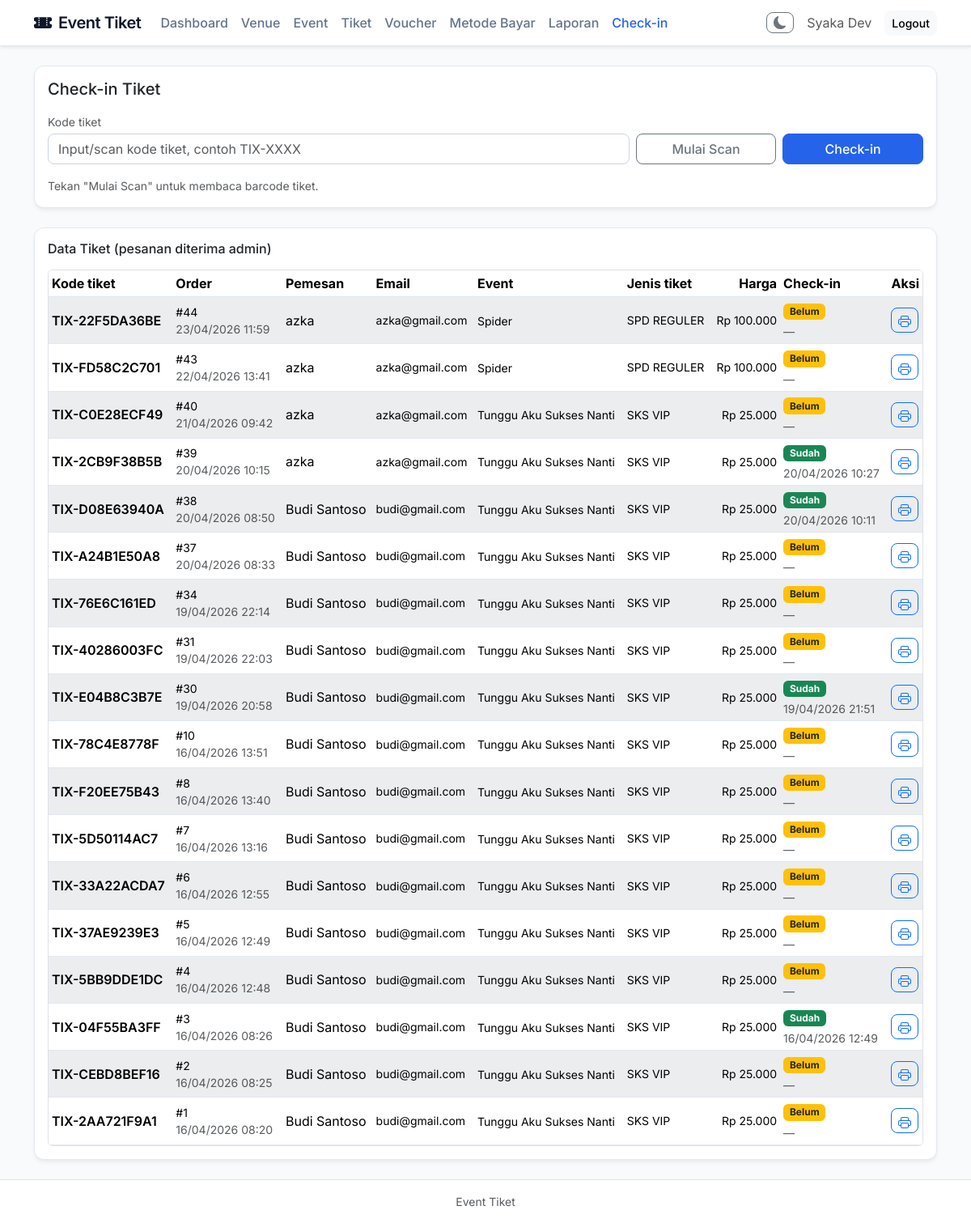
The app's page /index.php?page=checkin (signed in) with its own data.
### tables this page shows
CREATE TABLE `attendee` (
  `id_attendee` int NOT NULL,
  `id_detail` int DEFAULT NULL,
  `kode_tiket` varchar(50) NOT NULL,
  `status_checkin` enum('belum','sudah') DEFAULT 'belum',
  `waktu_checkin` datetime DEFAULT NULL
);

CREATE TABLE `orders` (
  `id_order` int NOT NULL,
  `id_user` int DEFAULT NULL,
  `tanggal_order` datetime DEFAULT CURRENT_TIMESTAMP,
  `total` int NOT NULL,
  `status` enum('pending','paid','cancel') DEFAULT 'pending',
  `id_voucher` int DEFAULT NULL,
  `id_metode` int DEFAULT NULL,
  `bukti_pembayaran` varchar(255) DEFAULT NULL
);

CREATE TABLE `users` (
  `id_user` int NOT NULL,
  `nama` varchar(100) NOT NULL,
  `email` varchar(100) NOT NULL,
  `password` varchar(255) NOT NULL,
  `role` enum('user','petugas','admin') NOT NULL
);

CREATE TABLE `event` (
  `id_event` int NOT NULL,
  `nama_event` varchar(150) NOT NULL,
  `tanggal` date NOT NULL,
  `id_venue` int DEFAULT NULL,
  `gambar` varchar(255) DEFAULT NULL
);

CREATE TABLE `tiket` (
  `id_tiket` int NOT NULL,
  `id_event` int DEFAULT NULL,
  `nama_tiket` varchar(50) NOT NULL,
  `harga` int NOT NULL,
  `kuota` int NOT NULL,
  `maks_per_user` int NOT NULL DEFAULT '5' COMMENT 'Batas maksimal pemesanan tiket per user'
);

### proses/bootstrap.php (called while the page is built, shortened)
<?php
function e(string $value): string
{
    return htmlspecialchars($value, ENT_QUOTES, 'UTF-8');
}

### views/admin/checkin.php (the view, shortened to what this page needs)
<?php
$listStmt = $pdo->prepare("SELECT a.id_attendee, a.kode_tiket, a.status_checkin, a.waktu_checkin,
        u.nama AS nama_user, u.email AS email_user,
        e.nama_event, t.nama_tiket, t.harga,
        o.id_order, o.tanggal_order, o.status AS status_order
    FROM attendee a
    JOIN order_detail od ON od.id_detail = a.id_detail
    JOIN orders o ON o.id_order = od.id_order
    JOIN tiket t ON t.id_tiket = od.id_tiket
    LEFT JOIN users u ON u.id_user = o.id_user
    LEFT JOIN event e ON e.id_event = t.id_event
    WHERE o.status = 'paid'
    ORDER BY a.id_attendee DESC");
$listStmt->execute();
$rows = $listStmt->fetchAll();
?>
<div class="card card-modern mb-4">
    <div class="card-body">
        <h5 class="mb-3">Check-in Tiket</h5>
        <form method="post" action="index.php?action=checkin&page=checkin" class="row g-2 align-items-end">
            <div class="col-12 col-lg-8">
                <label for="ticket_code" class="form-label small text-muted mb-1">Kode tiket</label>
                <input id="ticket_code" name="ticket_code" class="form-control" placeholder="Input/scan kode tiket, contoh TIX-XXXX" required autocomplete="off">
            </div>
            <div class="col-6 col-sm-6 col-lg-2 d-grid">
                <button type="button" id="btnStartScan" class="btn btn-outline-secondary">Mulai Scan</button>
            </div>
            <div class="col-6 col-sm-6 col-lg-2 d-grid">
                <button class="btn btn-primary">Check-in</button>
            </div>
        </form>
        <div class="mt-3">
            <small id="scanInfo" class="text-muted d-block mt-2">Tekan &quot;Mulai Scan&quot; untuk membaca barcode tiket.</small>
        </div>
    </div>
</div>
<div class="card card-modern">
    <div class="card-body">
        <h6 class="mb-3">Data Tiket (pesanan diterima admin)</h6>
        <div class="table-responsive rounded border">
            <table id="table-checkin" class="table table-striped table-hover table-sm align-middle mb-0">
                <thead class="table-light">
                <tr>
                    <th scope="col">Kode tiket</th>
                    <th scope="col" class="d-none d-lg-table-cell">Order</th>
                    <th scope="col">Pemesan</th>
                    <th scope="col" class="d-none d-xl-table-cell">Email</th>
                    <th scope="col">Event</th>
                    <th scope="col" class="d-none d-md-table-cell">Jenis tiket</th>
                    <th scope="col" class="d-none d-lg-table-cell text-end">Harga</th>
                    <th scope="col">Check-in</th>
                    <th scope="col" class="text-end">Aksi</th>
                </tr>
                </thead>
                <tbody>
                <?php foreach ($rows as $r): ?>
                    <tr>
                        <td><span class="fw-semibold"><?= e($r['kode_tiket']) ?></span></td>
                        <td class="d-none d-lg-table-cell small">#<?= (int) $r['id_order'] ?><br><span class="text-muted"><?= e(date('d/m/Y H:i', strtotime((string) $r['tanggal_order']))) ?></span></td>
                        <td>
                            <?= e($r['nama_user']) ?>
                        </td>
                        <td class="d-none d-xl-table-cell small"><?= e($r['email_user']) ?></td>
                        <td><span class="small"><?= e($r['nama_event']) ?></span></td>
                        <td class="d-none d-md-table-cell small"><?= e($r['nama_tiket']) ?></td>
                        <td class="d-none d-lg-table-cell text-end small">Rp <?= number_format((float) $r['harga'], 0, ',', '.') ?></td>
                        <td>
                            <?php if ($r['status_checkin'] === 'sudah'): ?>
                                <span class="badge text-bg-success">Sudah</span>
                            <?php else: ?>
                                <span class="badge text-bg-warning text-dark">Belum</span>
                            <?php endif; ?>
                            <div class="d-xxl-none small text-muted mt-1"><?= $r['waktu_checkin'] ? e(date('d/m/Y H:i', strtotime((string) $r['waktu_checkin']))) : '—' ?></div>
                        </td>
                        <td class="text-center">
                            <a href="index.php?page=cetak_tiket&id=<?= $r['id_attendee'] ?>" target="_blank" class="btn btn-sm btn-outline-primary" title="Cetak Gelang">
                            </a>
                        </td>
                    </tr>
                <?php endforeach; ?>
                </tbody>
            </table>
        </div>
    </div>
</div>
<link rel="stylesheet" href="https://cdn.datatables.net/2.0.5/css/dataTables.bootstrap5.css">

### views/template/header.php (style rules this page uses)
body { background: #f8fafc; color: #334155; font-family: 'Inter', sans-serif; }
.card-modern { background: #ffffff; border: 1px solid #e2e8f0; border-radius: 12px; box-shadow: 0 4px 6px -1px rgba(0, 0, 0, 0.05), 0 2px 4px -1px rgba(0, 0, 0, 0.03); }
.btn { border-radius: 8px; font-weight: 500; }
.btn-primary { background: #2563eb; border-color: #2563eb; }
.table { color: #334155; }
.table td, .table th { border-bottom: 1px solid #e2e8f0; background: #ffffff !important; }
.table-striped>tbody>tr:nth-of-type(odd)>* { background-color: #f8fafc !important; }
input.form-control, select.form-select, textarea.form-control { border: 1px solid #cbd5e1; border-radius: 8px; background: #ffffff; }

### records on screen
attendee: kode_tiket "TIX-22F5DA36BE", orders.id_order "44", orders.tanggal_order "23/04/2026 11:59", users.nama "azka", users.email "azka@gmail.com", event.nama_event "Spider", tiket.nama_tiket "SPD REGULER", tiket.harga "100.000", status_checkin "Belum"
attendee: kode_tiket "TIX-FD58C2C701", orders.id_order "43", orders.tanggal_order "22/04/2026 13:41", users.nama "azka", users.email "azka@gmail.com", event.nama_event "Spider", tiket.nama_tiket "SPD REGULER", tiket.harga "100.000", status_checkin "Belum"
attendee: kode_tiket "TIX-C0E28ECF49", orders.id_order "40", orders.tanggal_order "21/04/2026 09:42", users.nama "azka", users.email "azka@gmail.com", event.nama_event "Tunggu Aku Sukses Nanti", tiket.nama_tiket "SKS VIP", tiket.harga "25.000", status_checkin "Belum"
attendee: kode_tiket "TIX-2CB9F38B5B", orders.id_order "39", orders.tanggal_order "20/04/2026 10:15", users.nama "azka", users.email "azka@gmail.com", event.nama_event "Tunggu Aku Sukses Nanti", tiket.nama_tiket "SKS VIP", tiket.harga "25.000", status_checkin "Sudah", waktu_checkin "20/04/2026 10:27"
attendee: kode_tiket "TIX-D08E63940A", orders.id_order "38", orders.tanggal_order "20/04/2026 08:50", users.nama "Budi Santoso", users.email "budi@gmail.com", event.nama_event "Tunggu Aku Sukses Nanti", tiket.nama_tiket "SKS VIP", tiket.harga "25.000", status_checkin "Sudah", waktu_checkin "20/04/2026 10:11"
attendee: kode_tiket "TIX-A24B1E50A8", orders.id_order "37", orders.tanggal_order "20/04/2026 08:33", users.nama "Budi Santoso", users.email "budi@gmail.com", event.nama_event "Tunggu Aku Sukses Nanti", tiket.nama_tiket "SKS VIP", tiket.harga "25.000", status_checkin "Belum"
attendee: kode_tiket "TIX-76E6C161ED", orders.id_order "34", orders.tanggal_order "19/04/2026 22:14", users.nama "Budi Santoso", users.email "budi@gmail.com", event.nama_event "Tunggu Aku Sukses Nanti", tiket.nama_tiket "SKS VIP", tiket.harga "25.000", status_checkin "Belum"
attendee: kode_tiket "TIX-40286003FC", orders.id_order "31", orders.tanggal_order "19/04/2026 22:03", users.nama "Budi Santoso", users.email "budi@gmail.com", event.nama_event "Tunggu Aku Sukses Nanti", tiket.nama_tiket "SKS VIP", tiket.harga "25.000", status_checkin "Belum"
attendee: kode_tiket "TIX-E04B8C3B7E", orders.id_order "30", orders.tanggal_order "19/04/2026 20:58", users.nama "Budi Santoso", users.email "budi@gmail.com", event.nama_event "Tunggu Aku Sukses Nanti", tiket.nama_tiket "SKS VIP", tiket.harga "25.000", status_checkin "Sudah", waktu_checkin "19/04/2026 21:51"
attendee: kode_tiket "TIX-78C4E8778F", orders.id_order "10", orders.tanggal_order "16/04/2026 13:51", users.nama "Budi Santoso", users.email "budi@gmail.com", event.nama_event "Tunggu Aku Sukses Nanti", tiket.nama_tiket "SKS VIP", tiket.harga "25.000", status_checkin "Belum"
attendee: kode_tiket "TIX-F20EE75B43", orders.id_order "8", orders.tanggal_order "16/04/2026 13:40", users.nama "Budi Santoso", users.email "budi@gmail.com", event.nama_event "Tunggu Aku Sukses Nanti", tiket.nama_tiket "SKS VIP", tiket.harga "25.000", status_checkin "Belum"
attendee: kode_tiket "TIX-5D50114AC7", orders.id_order "7", orders.tanggal_order "16/04/2026 13:16", users.nama "Budi Santoso", users.email "budi@gmail.com", event.nama_event "Tunggu Aku Sukses Nanti", tiket.nama_tiket "SKS VIP", tiket.harga "25.000", status_checkin "Belum"
attendee: kode_tiket "TIX-33A22ACDA7", orders.id_order "6", orders.tanggal_order "16/04/2026 12:55", users.nama "Budi Santoso", users.email "budi@gmail.com", event.nama_event "Tunggu Aku Sukses Nanti", tiket.nama_tiket "SKS VIP", tiket.harga "25.000", status_checkin "Belum"
attendee: kode_tiket "TIX-37AE9239E3", orders.id_order "5", orders.tanggal_order "16/04/2026 12:49", users.nama "Budi Santoso", users.email "budi@gmail.com", event.nama_event "Tunggu Aku Sukses Nanti", tiket.nama_tiket "SKS VIP", tiket.harga "25.000", status_checkin "Belum"
attendee: kode_tiket "TIX-5BB9DDE1DC", orders.id_order "4", orders.tanggal_order "16/04/2026 12:48", users.nama "Budi Santoso", users.email "budi@gmail.com", event.nama_event "Tunggu Aku Sukses Nanti", tiket.nama_tiket "SKS VIP", tiket.harga "25.000", status_checkin "Belum"
attendee: kode_tiket "TIX-04F55BA3FF", orders.id_order "3", orders.tanggal_order "16/04/2026 08:26", users.nama "Budi Santoso", users.email "budi@gmail.com", event.nama_event "Tunggu Aku Sukses Nanti", tiket.nama_tiket "SKS VIP", tiket.harga "25.000", status_checkin "Sudah", waktu_checkin "16/04/2026 12:49"
attendee: kode_tiket "TIX-CEBD8BEF16", orders.id_order "2", orders.tanggal_order "16/04/2026 08:25", users.nama "Budi Santoso", users.email "budi@gmail.com", event.nama_event "Tunggu Aku Sukses Nanti", tiket.nama_tiket "SKS VIP", tiket.harga "25.000", status_checkin "Belum"
attendee: kode_tiket "TIX-2AA721F9A1", orders.id_order "1", orders.tanggal_order "16/04/2026 08:20", users.nama "Budi Santoso", users.email "budi@gmail.com", event.nama_event "Tunggu Aku Sukses Nanti", tiket.nama_tiket "SKS VIP", tiket.harga "25.000", status_checkin "Belum"

### other values on screen
$_SESSION['name'] "Syaka Dev"
